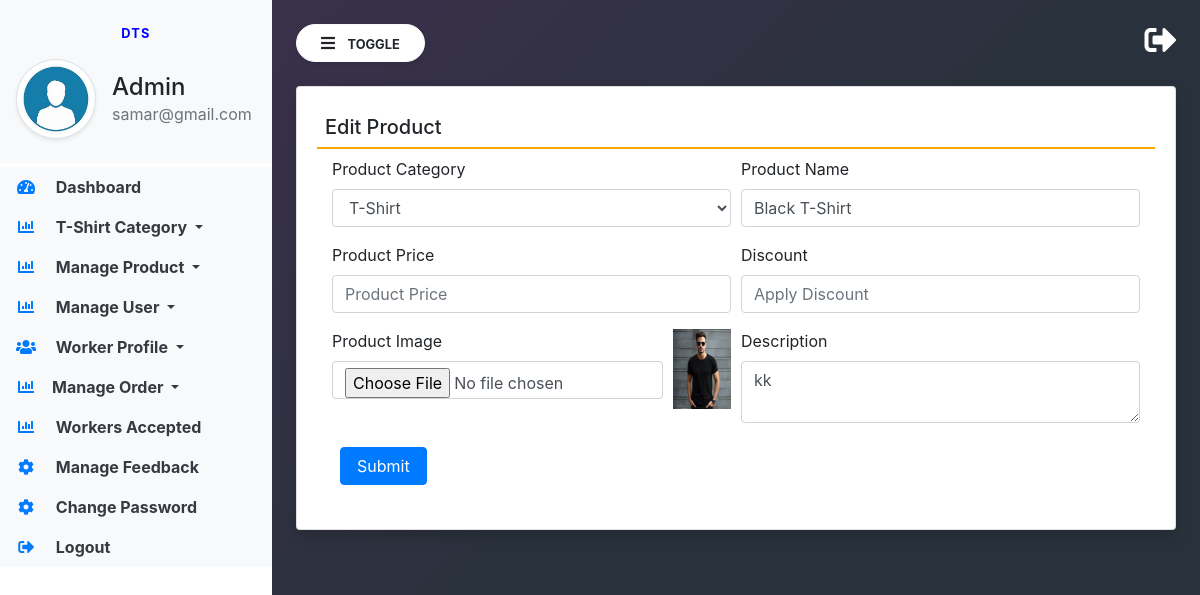
Screenshot of /edit-product/8/ (signed in) with the database file from the repository.
### store_app/models.py (models this page shows, shortened)
class Product(models.Model):
    STATUS = ('Publish','Publish'),('Draft','Draft')
    product_id = models.UUIDField(default=uuid.uuid4, editable=False, unique=True)
    category = models.ForeignKey(Category, on_delete=models.CASCADE, null=True, blank=True)
    colour = models.ForeignKey(Color, on_delete=models.CASCADE, null=True, blank=True)
    name = models.CharField(max_length=100, null=True, blank=True)
    image = models.FileField(null=True, blank=True)
    status=models.CharField(choices=STATUS,max_length=200)
    description = models.TextField(null=True, blank=True)
    information = models.TextField(null=True, blank=True)
    updated = models.DateTimeField(auto_now=True)
    created = models.DateTimeField(auto_now_add=True)

class Category(models.Model):
    name = models.CharField(max_length=200, null=True, blank=True)
    created = models.DateTimeField(auto_now_add=True)

### E_shop/views.py (the view, shortened to what this page needs)
# urls.py: path('edit-product/<int:pid>/', views.edit_product, name="edit_product"),
def edit_product(request, pid):
    product = Product.objects.get(id=pid)
    category = Category.objects.all()
    return render(request, 'admin/edit_product.html', locals())

### templates/admin/edit_product.html (shortened to what this page needs)
{% extends 'admin/admin_base.html' %}
{% block main %}
<div class="card shadow">
    <div class="card-body">
        <h5 class="p-2" style="border-bottom: 2px solid orange;">Edit Product</h5>
        <div class="container-fluid">
            <form action="" method="post" enctype="multipart/form-data">
                <div class="form-row">
                    <div class="col-sm-6">
                        <div class="form-group">
                            <label>Product Category</label>
                            <select name="category" class="form-control" required>
                                {% for i in category %}
                                <option value="{{i.id}}" {% if i.id == product.category.id %}selected{% endif %}>{{i.name}}</option>
                                {% endfor %}
                            </select>
                        </div>
                    </div>
                    <div class="col-sm-6">
                        <div class="form-group">
                            <label>Product Name</label>
                            <input type="text" name="name" class="form-control" value="{{product.name}}" placeholder="Category Name">
                        </div>
                    </div>
                    <div class="col-sm-6">
                        <div class="form-group">
                            <label>Product Price</label>
                            <input type="text" name="price" class="form-control" value="{{product.price}}" placeholder="Product Price">
                        </div>
                    </div>
                    <div class="col-sm-6">
                        <div class="form-group">
                            <label>Discount</label>
                            <input type="text" name="discount" class="form-control" value="{{product.discount}}" placeholder="Apply Discount">
                        </div>
                    </div>
                    <div class="col-sm-5">
                        <div class="form-group">
                            <label>Product Image</label>
                            <input type="file" name="image" class="form-control">
                        </div>
                    </div>
                    <div class="col-sm-1">
                        <img src="{{product.image.url}}" style="width:100%;height:80px">
                    </div>
                    <div class="col-sm-6">
                        <div class="form-group">
                            <label>Description</label>
                            <textarea name="desc" class="form-control" placeholder="write description here">{{product.description}}</textarea>
                        </div>
                    </div>
                </div>
                <input type="submit" value="Submit" class="m-2 px-3 btn btn-primary">
            </form>
        </div>
    </div>
</div>
{% endblock %}

### templates/admin/admin_base.html (shortened to what this page needs)
{% load static %}
<html lang="en">
<head>
    <link rel="stylesheet" href="https://maxcdn.bootstrapcdn.com/bootstrap/4.3.1/css/bootstrap.min.css">
    <link rel="stylesheet" href="https://use.fontawesome.com/releases/v5.6.3/css/all.css"
>
    <link rel="stylesheet" type="text/css" href="{% static 'assets/css/admin_base_sideBar.css' %}">
    <html>
</head>
<body>
<div class="vertical-nav bg-white" id="sidebar">
    <div class="py-4 px-3 mb-1 bg-light">
        <p class="font-weight-bold text-uppercase px-3 small dashboard-text text-center">DTS</p>
        <div class="media d-flex align-items-center">
            <img src="{% static 'assets/images/team/adminpro.jpeg' %}" width="80" height="80"
                 class="mr-3 rounded-circle img-thumbnail shadow-sm">
            <div class="media-body">
                <h4 class="mb-0">Admin</h4>
                <p class="text-muted mb-0">{{request.user.email}}</p>
            </div>
        </div>
    </div>
    <ul class="nav flex-column bg-white">
        <li class="nav-item">
            <a href="{% url 'a_dashboard' %}" class="nav-link text-dark bg-light">
                <i class="fas fa-tachometer-alt fa-fw mr-3 text-primary"></i>
                Dashboard
            </a>
        </li>
        <li class="nav-item dropdown">
            <a class="nav-link dropdown-toggle text-dark bg-light" href="#" id="navbardrop" data-toggle="dropdown">
                <i class="fas fa-chart-bar mr-3 text-primary fa-fw"></i> T-Shirt Category
            </a>
        </li>
        <li class="nav-item dropdown">
            <a class="nav-link dropdown-toggle text-dark bg-light" href="#" id="navbardrop" data-toggle="dropdown">
                <i class="fas fa-chart-bar mr-3 text-primary fa-fw"></i> Manage Product
            </a>
        </li>
        <li class="nav-item dropdown">
            <a class="nav-link dropdown-toggle text-dark bg-light" href="#" id="navbardrop" data-toggle="dropdown">
                <i class="fas fa-chart-bar mr-3 text-primary fa-fw"></i> Manage User
            </a>
        </li>
        <li class="nav-item dropdown">
            <a class="nav-link dropdown-toggle text-dark bg-light" href="#" id="navbardrop" data-toggle="dropdown">
                <i class="fas fa-users mr-3 text-primary fa-fw"></i> Worker Profile
            </a>
        </li>
        <li class="nav-item dropdown">
            <a class="nav-link dropdown-toggle text-dark bg-light" href="#" id="navbardrop" data-toggle="dropdown">
                <i class="fas fa-chart-bar mr-3 text-primary fa-fw"></i>Manage Order
            </a>
        </li>
        <li class="nav-item">
            <a href="{% url 'approved_designs' %}" class="nav-link text-dark bg-light">
                <i class="fas fa-chart-bar mr-3 text-primary fa-fw"></i>
                Workers Accepted
            </a>
        </li>
        <li class="nav-item">
            <a href="" class="nav-link text-dark bg-light">
                <i class="fas fa-cog mr-3 text-primary fa-fw"></i>
                Manage Feedback
            </a>
        </li>
        <li class="nav-item">
            <a href="" class="nav-link text-dark bg-light">
                <i class="fas fa-cog mr-3 text-primary fa-fw"></i>
                Change Password
            </a>
        </li>
        <li class="nav-item">
            <a href="{% url 'b_login' %}" class="nav-link text-dark bg-light">
                <i class="fas fa-sign-out-alt mr-3 text-primary fa-fw"></i>
                Logout
            </a>
        </li>
    </ul>
</div>
<div class="page-content p-4" id="content">
    <a href="{% url 'b_login' %}" title="logout" class="float-right text-white"><i class="fas fa-sign-out-alt fa-2x"></i></a>
    <button id="sidebarCollapse" type="button" class="btn btn-light bg-white rounded-pill shadow-sm px-4 mb-4">
        <i class="fas fa-bars mr-2"></i>
        <small class="text-uppercase font-weight-bold">Toggle</small>
    </button>
    {% block main %}
    {% endblock %}
</div>
</body>
</html>

### static/assets/css/admin_base_sideBar.css (style rules this page uses)
body { background-image : linear-gradient(135.9deg,rgba(57, 48, 74, 1) 16.4%,rgba(41, 50, 60, 1) 56.1%); min-height:100vh; }
.vertical-nav { min-width : 17rem; width : 17rem; height:100vh; position:fixed; top:0; left:0; transition: all 0.4s; }
.page-content { width:calc(100% - 17rem); margin-left:17rem; transition:all 0.4s; }
.dashboard-text { letter-spacing : 0.1em; color : blue; }
.nav-link { font-weight : bold; }

### rows the page displays
Product: category "T-Shirt", name "Black T-Shirt", image (picture), desc "kk"

### other values shown
{{ request.user.email }} "samar@gmail.com"
